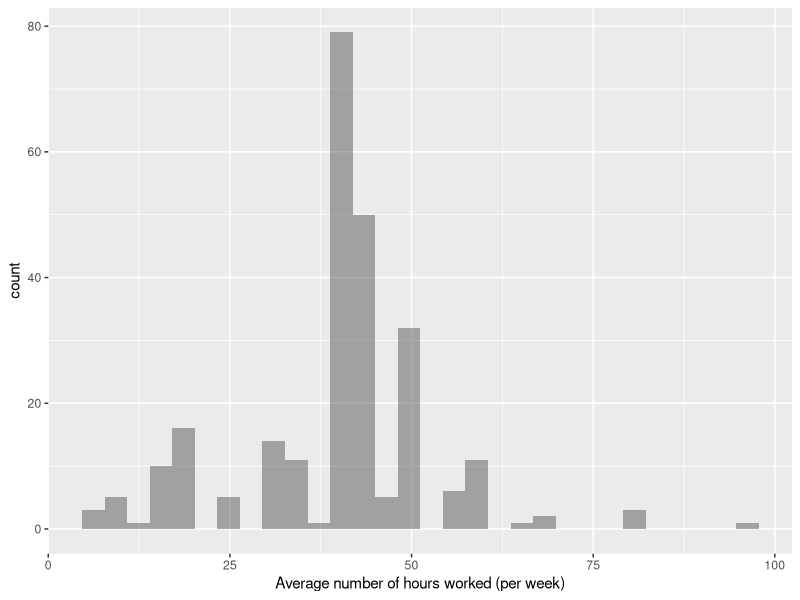

R code for this plot:
# Loading packages
library(tidyverse)


# Importing Data from Qualtrics 
temp <- read.csv("Data/qualtrics_pilot_data.csv", header=FALSE, na.strings="")

# Creating Header Columns
x <- temp[2,] # Takes row 2 and places it into an object
data <- temp[-c(1:3),] # Remove row 1 to 2
colnames(data) <- x # turn row 2 from line 5 into header of dataframe

num <- nrow(data) # Tells us how many participants we have in our dataset

#############Demographics##############################################


# Creating csv sheets for tenure and comments
write.csv(table(data[165]), "comments.csv") # looks at column 165 and turns into a csv sheet
write.csv(table(data[164]), "tenure.csv")
table(data[163]) # turns column 163 into a table

# Cleaning up demographic- Specfically how many hours work
Hours<-data$`How many hours do you typically work per week in this job?` # Taking all response & putting it into an object
Hours<-na.omit(Hours) # Removing na's

Hours<-gsub("\\D","",Hours,ignore.case = TRUE, fixed =FALSE) # Removes anything that is not a digit
                                                             # For example, "10-16 hours" will becomes "1016"

hours<-as.data.frame(substr(Hours,1,2)) # takes the first two digits of the string, therefore rounding down response
                                        # For example, "1016" will now become 16"

hours<-hours%>%rename(Hours=`substr(Hours, 1, 2)`) # renames columns
hours$Hours <- as.numeric(as.character(hours$Hours)) # changes character to numeric

ggplot(hours, aes(x = Hours)) +           
  geom_histogram(alpha = 0.5, position = "identity") +
  geom_vline(aes(xintercept=mean(hours, na.rm=T)),   # Ignore NA values for mean
             color="blue", linetype="dotted", size=1) +
  labs(x="Average number of hours worked (per week)")


################ Cleaning up data and combining the four condition into one ################

data$Cond1 <- rowSums(is.na(data[18:53])) # counts how many na's occur between columns 18 to 53
data$Cond2 <- rowSums(is.na(data[54:89]))
data$Cond3 <- rowSums(is.na(data[90:125]))
data$Cond4 <- rowSums(is.na(data[126:161]))

# Determing what is the condition, if they have less than 36 NA, then that is there condition
data$Condition[data$Cond1 < 36] <- 1
data$Condition[data$Cond2 < 36] <- 2
data$Condition[data$Cond3 < 36] <- 3
data$Condition[data$Cond4 < 36] <- 4

# Splitting the Conditions
cond1 <- data[ which(data$Condition==1), ]
cond2 <- data[ which(data$Condition==2), ]
cond3 <- data[ which(data$Condition==3), ]
cond4 <- data[ which(data$Condition==4), ]

cond1.red <- cond1[,c(6, 18:53, 162:165, 171)]  ## using Cond1 ordering
cond2.red <- cond2[,c(6, 62:65, 70:73, 82:85, 58:61, 74:77, 86:89, 66:69, 78:81, 54:57, 162:165, 171)]
cond3.red <- cond3[,c(6, 94:97, 106:109, 118:121, 98:101, 110:113, 122:125, 102:105, 114:117, 90:93, 162:165, 171)]
cond4.red <- cond4[,c(6, 138:161, 130:137, 126:129, 162:165, 171)]

## Getting rid of condition markers so rbind will work
names(cond1.red) = gsub(pattern = "C*.* - ", replacement = "", x = names(cond1.red))     
names(cond2.red) = gsub(pattern = "C*.* - ", replacement = "", x = names(cond2.red))  
names(cond3.red) = gsub(pattern = "C*.* - ", replacement = "", x = names(cond3.red))  
names(cond4.red) = gsub(pattern = "C*.* - ", replacement = "", x = names(cond4.red))  

together <- rbind(cond1.red, cond2.red, cond3.red, cond4.red)

i <- c(1:37)
together[ , i] <- apply(together[ , i], 2,            # Specify own function within apply
                        function(x) as.numeric(as.character(x)))

write.csv(together, "together.csv")

################### Item Drops ###################

# Looking at R Drops to determine what Items to drop. 
## Looking at the cell level which is the combination of attitudinal and substantive 





